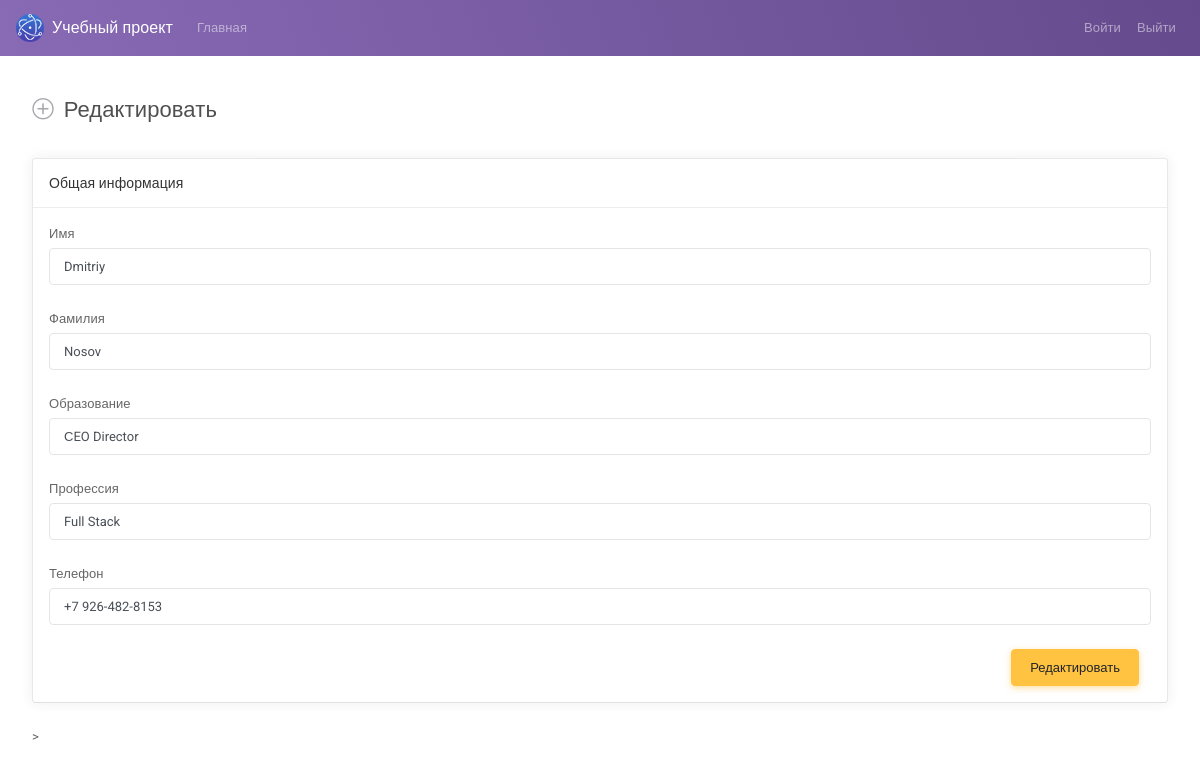
The page /edit.php?user_id=1 (signed in) on the database its author committed.
### tables this page shows
CREATE TABLE `user_info` (
  `user_id` int(11) NOT NULL,
  `name` varchar(150) DEFAULT NULL,
  `lastname` varchar(150) DEFAULT NULL,
  `edu` varchar(150) DEFAULT NULL,
  `prof` varchar(150) DEFAULT NULL,
  `phone` varchar(100) DEFAULT NULL,
  `address` varchar(250) DEFAULT NULL
);

### function.php (called while the page is built, shortened)
<?php
function get_info_user($user_id) {
  $charset = 'SET NAMES utf8';
  $pdo = new PDO("mysql:host=localhost;dbname=immersion","root","root",array(PDO::MYSQL_ATTR_INIT_COMMAND => "$charset"));
  $sql = "SELECT * FROM `user_info`
          WHERE `user_id` = :user_id";
  $statement    = $pdo->prepare($sql);
  $statement   -> execute ([
                  "user_id" => $user_id
  ]);
  $user = $statement  -> fetchAll(PDO::FETCH_ASSOC);
  return $user;
 }

### edit.php (the view, shortened to what this page needs)
<?php
  include_once './function.php';
  if(isset($_GET['user_id']))
    $user_id = $_GET['user_id'];
  $info_user = get_info_user($user_id);
?>
<!DOCTYPE html>
<html lang="en">
<head>
    <link id="vendorsbundle" rel="stylesheet" media="screen, print" href="css/vendors.bundle.css">
    <link id="appbundle" rel="stylesheet" media="screen, print" href="css/app.bundle.css">
    <link id="myskin" rel="stylesheet" media="screen, print" href="css/skins/skin-master.css">
    <link rel="stylesheet" media="screen, print" href="css/fa-solid.css">
    <link rel="stylesheet" media="screen, print" href="css/fa-brands.css">
</head>
<body>
    <nav class="navbar navbar-expand-lg navbar-dark bg-primary bg-primary-gradient">
        <a class="navbar-brand d-flex align-items-center fw-500" href="users.html"><img alt="logo" class="d-inline-block align-top mr-2" src="img/logo.png"> Учебный проект</a>
        <div class="collapse navbar-collapse" id="navbarColor02">
            <ul class="navbar-nav mr-auto">
                <li class="nav-item">
                    <a class="nav-link" href="users.php">Главная <span class="sr-only">(current)</span></a>
                </li>
            </ul>
            <ul class="navbar-nav ml-auto">
                <li class="nav-item">
                    <a class="nav-link" href="page_login.html">Войти</a>
                </li>
                <li class="nav-item">
                    <a class="nav-link" href="./users.php?clearsession=true">Выйти</a>
                </li>
            </ul>
        </div>
    </nav>
    <main id="js-page-content" role="main" class="page-content mt-3">
        <div class="subheader">
            <h1 class="subheader-title">
                <i class='subheader-icon fal fa-plus-circle'></i> Редактировать
            </h1>
        </div>
        <form action="/c/edit-info-user.php" method="POST" enctype="multipart/form-data">
            <div class="row">
                <div class="col-xl-6">
                    <div id="panel-1" class="panel">
                    <?php
                     foreach ($info_user as $i_user):
                    ?>
                        <div class="panel-container">
                            <div class="panel-hdr">
                                <h2>Общая информация</h2>
                            </div>
                            <div class="panel-content">
                                <div class="form-group">
                                    <label class="form-label" for="simpleinput">Имя</label>
                                    <input type="text" id="simpleinput" class="form-control" value="<?=$i_user['name']?>" name="name">
                                </div>
                                <div class="form-group">
                                    <label class="form-label" for="simpleinput">Фамилия</label>
                                    <input type="text" id="simpleinput" class="form-control" value="<?=$i_user['lastname']?>" name="lastname">
                                </div>
                                <div class="form-group">
                                    <label class="form-label" for="simpleinput">Образование</label>
                                    <input type="text" id="simpleinput" class="form-control" value="<?=$i_user['edu']?>" name="edu">
                                </div>
                                <div class="form-group">
                                    <label class="form-label" for="simpleinput">Профессия</label>
                                    <input type="text" id="simpleinput" class="form-control" value="<?=$i_user['prof']?>" name="prof">
                                </div>
                                <div class="form-group">
                                    <label class="form-label" for="simpleinput">Телефон</label>
                                    <input type="text" id="simpleinput" class="form-control" value="<?=$i_user['phone']?>" name="phone" />
                                </div>
                <div class="col-md-12 mt-3 d-flex flex-row-reverse">
                    <button type="submit" name="edit_user" class="btn btn-warning">Редактировать</button>
                </div>
                              </div>
                        </div>
     </div>>
                                    </div>
                                </div>
                <?endforeach?>
        </form>
    </main>
</body>
</html>

### rows shown on the page
user_info: name "Dmitriy", lastname "Nosov", edu "СEO Director", prof "Full Stack", phone "+7 926-482-8153"
